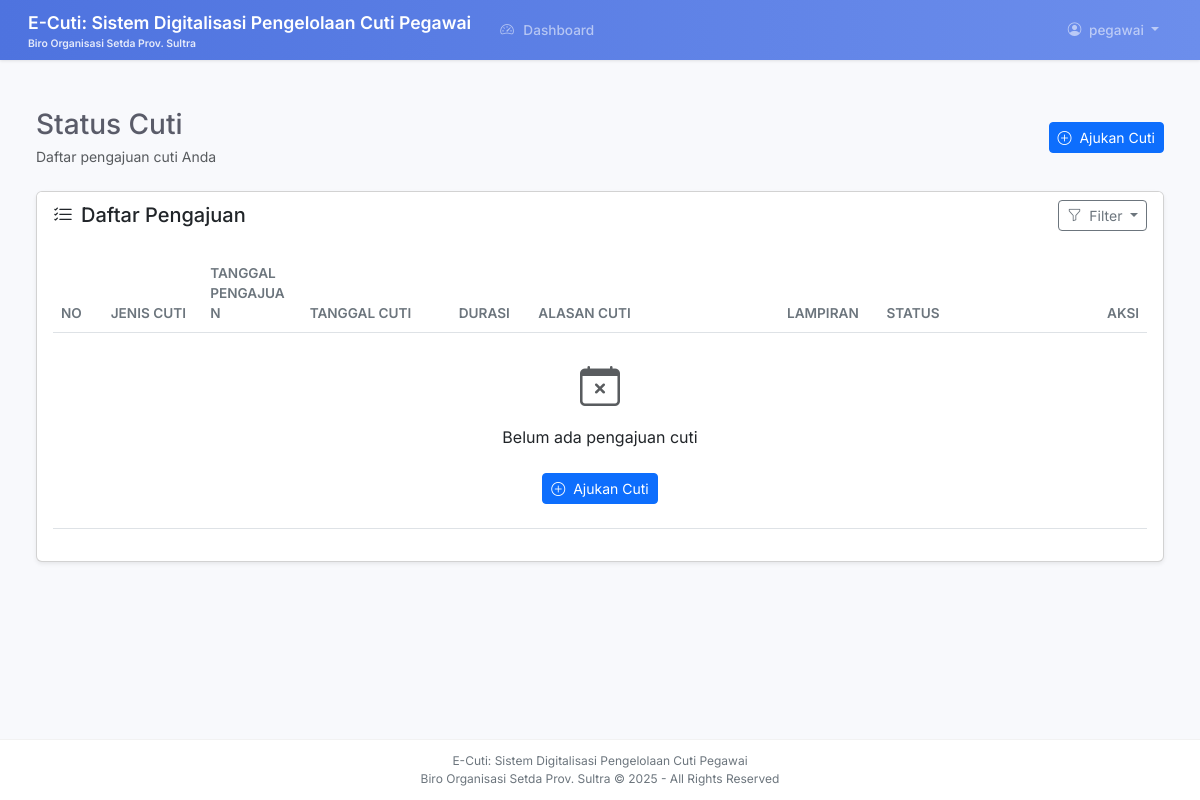
Before: /pegawai/status-cuti (signed in) with the older database file.
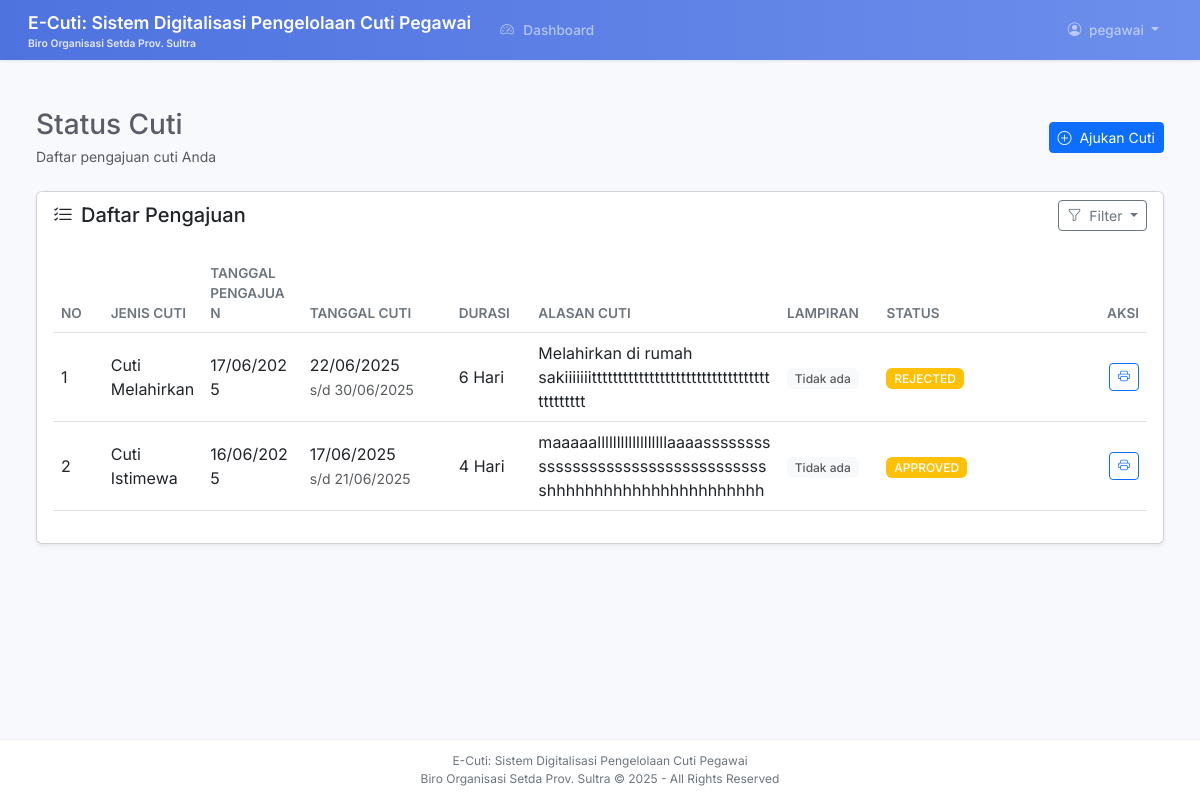
After: the same page with the newer database file.
### models.py (models this page shows, shortened)
class User(UserMixin, db.Model):
    __tablename__ = 'users'
    id = db.Column(db.Integer, primary_key=True)
    nip = db.Column(db.String(20), unique=True, nullable=True)
    username = db.Column(db.String(50), unique=True, nullable=False, index=True)
    password = db.Column(db.String(255), nullable=False)
    email = db.Column(db.String(120), unique=True, nullable=False, index=True)
    email_verified = db.Column(db.Boolean, default=False)
    email_verified_at = db.Column(db.DateTime)
    verification_token = db.Column(db.String(100))
    verification_attempts = db.Column(db.Integer, default=0, nullable=False)
    last_verification_sent = db.Column(db.DateTime, nullable=True)
    reset_token = db.Column(db.String(100))
    reset_token_expiry = db.Column(db.DateTime)
    must_change_password = db.Column(db.Boolean, default=False)
    failed_login_attempts = db.Column(db.Integer, default=0)
    locked_until = db.Column(db.DateTime)
    last_password_change = db.Column(db.DateTime)
    is_active = db.Column(db.Boolean, default=True)
    deactivated_at = db.Column(db.DateTime)
    deactivated_by = db.Column(db.Integer, db.ForeignKey('users.id'))
    deleted_at = db.Column(db.DateTime)
    deleted_by = db.Column(db.Integer, db.ForeignKey('users.id'))
    full_name = db.Column(db.String(100))
    phone = db.Column(db.String(20))
    tempat_lahir = db.Column(db.String(50))
    tanggal_lahir = db.Column(db.Date)
    jenis_kelamin = db.Column(db.String(1))  # 'L' or 'P'
    jabatan = db.Column(db.String(80), nullable=True)
    golongan = db.Column(db.String(10), nullable=True)
    alamat = db.Column(db.String(200), nullable=True)
    foto_profil = db.Column(db.String(120))
    total_cuti = db.Column(db.Integer, default=12)
    sisa_cuti = db.Column(db.Integer, default=12)
    role = db.Column(db.Enum(UserRole), default=UserRole.PEGAWAI, nullable=False)
    atasan_id = db.Column(db.Integer, db.ForeignKey('users.id'))
    created_by = db.Column(db.Integer, db.ForeignKey('users.id'), nullable=True)
    last_login = db.Column(db.DateTime)
    created_at = db.Column(db.DateTime, server_default=func.now())
    updated_at = db.Column(db.DateTime, server_default=func.now(), onupdate=func.now())
    atasan = db.relationship('User', remote_side=[id], foreign_keys=[atasan_id], backref=db.backref('subordinates', lazy='dynamic'))
    creator = db.relationship('User', remote_side=[id], foreign_keys=[created_by], backref=db.backref('created_users', lazy='dynamic'))
    deactivator = db.relationship('User', remote_side=[id], foreign_keys=[deactivated_by])
    deleter = db.relationship('User', remote_side=[id], foreign_keys=[deleted_by])
    cuti_diajukan = db.relationship('Cuti', foreign_keys='Cuti.user_id', back_populates='pemohon', cascade='all, delete-orphan', lazy='dynamic')
    cuti_disetujui = db.relationship('Cuti', foreign_keys='Cuti.atasan_id',  back_populates='penyetuju', lazy='dynamic')
    notifications = db.relationship('Notification', back_populates='user', cascade='all, delete-orphan', lazy='dynamic')
    audit_logs = db.relationship('AuditLog', back_populates='user', lazy='dynamic')
    __table_args__ = (
        Index('idx_user_role', 'role'),
        Index('idx_user_atasan', 'atasan_id'),
        CheckConstraint('total_cuti >= 0', name='ck_user_total_cuti'),
        CheckConstraint('sisa_cuti >= 0', name='ck_user_sisa_cuti'),
        CheckConstraint('email_verified IN (0, 1)', name='ck_user_email_verified'),
        CheckConstraint('is_active IN (0, 1)', name='ck_user_is_active'),
        CheckConstraint('LENGTH(username) >= 3', name='ck_user_username_length'),
        CheckConstraint("email LIKE '%@%.%'", name='ck_user_email_format'),
    )
    role = db.Column(db.Enum(UserRole), default=UserRole.PEGAWAI, nullable=False)

class Cuti(db.Model):
    __tablename__ = 'cuti'
    id = db.Column(db.Integer, primary_key=True)
    user_id = db.Column(db.Integer, db.ForeignKey('users.id'), nullable=False, index=True)
    atasan_id = db.Column(db.Integer, db.ForeignKey('users.id'), nullable=False, index=True)
    jenis_cuti = db.Column(db.Enum(JenisCuti), nullable=False)
    tanggal_mulai = db.Column(db.Date, nullable=False)
    tanggal_selesai = db.Column(db.Date, nullable=False)
    jumlah_hari = db.Column(db.Integer, nullable=False)
    perihal_cuti = db.Column(db.String(255), nullable=False)
    status = db.Column(db.Enum(CutiStatus), default=CutiStatus.PENDING, nullable=False, index=True)
    alasan_penolakan = db.Column(db.Text)
    is_cancelled = db.Column(db.Boolean, default=False)
    cancel_reason = db.Column(db.String(255))
    emergency_contact = db.Column(db.String(100))
    contact_number = db.Column(db.String(20))
    address_during_leave = db.Column(db.Text)
    lampiran = db.Column(db.String(255))
    is_read = db.Column(db.Boolean, default=False, nullable=False)
    status_history = db.Column(db.JSON, default=list)
    created_at = db.Column(db.DateTime, server_default=func.now())
    updated_at = db.Column(db.DateTime, server_default=func.now(), onupdate=func.now())
    deleted_at = db.Column(db.DateTime)
    pemohon = db.relationship('User', foreign_keys=[user_id], back_populates='cuti_diajukan')
    penyetuju = db.relationship('User', foreign_keys=[atasan_id], back_populates='cuti_disetujui')
    __table_args__ = (
        Index('idx_cuti_user', 'user_id'),
        Index('idx_cuti_atasan', 'atasan_id'),
        Index('idx_cuti_status', 'status'),
        Index('idx_cuti_tanggal', 'tanggal_mulai', 'tanggal_selesai'),
        CheckConstraint('tanggal_mulai <= tanggal_selesai', name='check_dates'),
        CheckConstraint('jumlah_hari > 0', name='check_positive_days'),
    )

### routes/pegawai.py (the view)
@pegawai_bp.route('/status-cuti')
@login_required
@role_required(UserRole.PEGAWAI)
def status_cuti():
    Atasan = aliased(User)
    page = request.args.get('page', 1, type=int)
    per_page = 10  # Jumlah item per halaman
    query = db.session.query(Cuti, Atasan.full_name) \
        .join(Atasan, Cuti.atasan_id == Atasan.id) \
        .filter(Cuti.user_id == current_user.id) \
        .order_by(Cuti.created_at.desc())
    pagination = query.paginate(page=page, per_page=per_page, error_out=False)
    daftar_cuti = pagination.items
    formatted_cuti = [{
        'cuti': cuti,
        'atasan_full_name': atasan_name,
        'jenis_cuti_display': cuti.jenis_cuti.value if isinstance(cuti.jenis_cuti, Enum) else cuti.jenis_cuti,
        'status_display': cuti.status.value if isinstance(cuti.status, Enum) else cuti.status
    } for cuti, atasan_name in daftar_cuti]
    return render_template('pegawai/status_cuti.html',
                         cuti_list=formatted_cuti,
                         page=page,
                         per_page=per_page,
                         total_pages=pagination.pages,
                         total=pagination.total)

### templates/pegawai/status_cuti.html (shortened to what this page needs)
{% extends "base.html" %}
{% block content %}
<div class="container-fluid p-4">
    <div class="d-flex justify-content-between align-items-center mb-4">
        <div>
            <h1 class="h3 mb-1 text-gray-800">Status Cuti</h1>
            <p class="mb-0 text-muted small">Daftar pengajuan cuti Anda</p>
        </div>
        <a href="{{ url_for('pegawai.ajukan_cuti') }}" class="btn btn-primary btn-sm">
            <i class="bi bi-plus-circle me-1"></i> Ajukan Cuti
        </a>
    </div>
    <div class="card shadow-sm mb-4">
        <div class="card-header bg-white border-bottom-0 d-flex justify-content-between align-items-center">
            <h5 class="mb-0"><i class="bi bi-list-check me-2"></i>Daftar Pengajuan</h5>
            <div class="dropdown">
                <button class="btn btn-sm btn-outline-secondary dropdown-toggle" type="button" id="filterDropdown" data-bs-toggle="dropdown">
                    <i class="bi bi-funnel me-1"></i> Filter
                </button>
            </div>
        </div>
        <div class="card-body">
            <div class="table-responsive">
                <table class="table table-hover" style="table-layout: fixed;">
                    <thead>
                        <tr>
                            <th style="width: 5%">No</th>
                            <th style="width: 10%">Jenis Cuti</th>
                            <th style="width: 10%">Tanggal Pengajuan</th>
                            <th style="width: 15%">Tanggal Cuti</th>
                            <th style="width: 8%">Durasi</th>
                            <th style="width: 25%">Alasan Cuti</th>
                            <th style="width: 10%">Lampiran</th>
                            <th style="width: 12%">Status</th>
                            <th style="width: 15%" class="text-end">Aksi</th>
                        </tr>
                    </thead>
                    <tbody>
                        {% if cuti_list %}
                        {% for item in cuti_list %}
                        <tr>
                            <td>{{ loop.index + ((page - 1) * per_page) }}</td>
                            <td>{{ item['jenis_cuti_display'] }}</td>
                            <td>{{ item['cuti'].created_at.strftime('%d/%m/%Y') }}</td>
                            <td>
                                {{ item['cuti'].tanggal_mulai.strftime('%d/%m/%Y') }}<br>
                                <small class="text-muted">s/d {{ item['cuti'].tanggal_selesai.strftime('%d/%m/%Y') }}</small>
                            </td>
                            <td>{{ item['cuti'].jumlah_hari }} Hari</td>
                            <td style="word-wrap: break-word; white-space: normal;">
                                {{ item['cuti'].perihal_cuti }}
                            </td>
                            <td>
                                {% if item['cuti'].lampiran %}
                                <a href="{{ url_for('static', filename='uploads/' + item['cuti'].lampiran.split('uploads/')[-1]) }}"
                                   target="_blank"
                                   class="badge bg-light text-dark text-decoration-none">
                                    <i class="bi bi-paperclip me-1"></i> Lihat
                                </a>
                                {% else %}
                                <span class="badge bg-light text-muted">Tidak ada</span>
                                {% endif %}
                            </td>
                            <td>
                                {% set status_color =
                                    'success' if item['cuti'].status == 'APPROVED' else
                                    'danger' if item['cuti'].status == 'REJECTED' else
                                    'warning' %}
                                <span class="badge bg-{{ status_color }}">
                                    {{ item['status_display'] if item['status_display'] in ['PENDING', 'APPROVED', 'REJECTED'] else item['cuti'].status }}
                                </span>
                            </td>
                            <td class="text-end">
                                <div class="btn-group btn-group-sm">
                                    <a href="{{ url_for('pegawai.cetak_surat', cuti_id=item['cuti'].id) }}"
                                       class="btn btn-outline-primary"
                                       target="_blank">
                                        <i class="bi bi-printer"></i>
                                    </a>
                                </div>
                            </td>
                        </tr>
                        {% endfor %}
                        {% else %}
                        <tr>
                            <td colspan="9" class="text-center py-4">
                                <i class="bi bi-calendar-x fs-1 text-muted"></i>
                                <p class="mt-2">Belum ada pengajuan cuti</p>
                                <a href="{{ url_for('pegawai.ajukan_cuti') }}" class="btn btn-primary btn-sm mt-2">
                                    <i class="bi bi-plus-circle me-1"></i> Ajukan Cuti
                                </a>
                            </td>
                        </tr>
                        {% endif %}
                    </tbody>
                </table>
            </div>
        </div>
    </div>
</div>
{% endblock %}

### templates/base.html (shortened to what this page needs)
<!DOCTYPE html>
<html lang="id">
<head>
    <link rel="stylesheet" href="https://cdnjs.cloudflare.com/ajax/libs/font-awesome/6.4.0/css/all.min.css">
    <link rel="stylesheet" href="https://cdn.jsdelivr.net/npm/bootstrap-icons@1.10.0/font/bootstrap-icons.css">
    <link href="https://cdn.jsdelivr.net/npm/bootstrap@5.3.0/dist/css/bootstrap.min.css" rel="stylesheet">
    <link href="https://cdn.jsdelivr.net/npm/fullcalendar@5.11.3/main.min.css" rel="stylesheet">
</head>
<body>
    <nav class="navbar navbar-expand-lg navbar-dark fixed-top bg-primary">
        <div class="container-fluid">
            <a class="navbar-brand" href="{{ url_for('common.dashboard') }}">
                {{ app_name }}
                <span class="navbar-subtitle d-none d-md-inline">{{ organization }}</span>
            </a>
            <div class="collapse navbar-collapse" id="navbarNav">
                <ul class="navbar-nav me-auto">
                    {% if current_user.is_authenticated %}
                        <li class="nav-item">
                            <a class="nav-link" href="{{ url_for('common.dashboard') }}">
                                <i class="bi bi-speedometer2"></i> Dashboard
                            </a>
                        </li>
                    {% endif %}
                </ul>
                <ul class="navbar-nav ms-auto">
                    {% if current_user.is_authenticated %}
                        <li class="nav-item dropdown">
                            <a class="nav-link dropdown-toggle" href="#" id="userDropdown" role="button" data-bs-toggle="dropdown">
                                <i class="bi bi-person-circle me-1"></i>
                                <span class="d-none d-lg-inline">{{ current_user.username }}</span>
                            </a>
                        </li>
                    {% else %}
                        <li class="nav-item">
                            <a href="{{ url_for('auth.login') }}" class="btn btn-outline-light btn-sm">
                                <i class="bi bi-box-arrow-in-right me-1"></i> Login
                            </a>
                        </li>
                    {% endif %}
                </ul>
            </div>
        </div>
    </nav>
    <main class="main-container">
        <div class="container-fluid">
            {% block content %}{% endblock %}
        </div>
    </main>
    <footer>
        <div class="footer-content">
            <div class="footer-brand">{{ app_name }}</div>
            <div class="footer-copyright">{{ organization }} © {{ now.year }} - All Rights Reserved</div>
        </div>
    </footer>
</body>
</html>

Changed rows visible on the page:
added Cuti: jenis_cuti_display "Cuti Melahirkan", cuti.created_at "17/06/2025", cuti.tanggal_mulai "22/06/2025", cuti.tanggal_selesai "30/06/2025", cuti.jumlah_hari "6", cuti.perihal_cuti "Melahirkan di rumah sakiiiiiiittttttttttttttttttttttttttttttttttttttttttt", shows "Tidak ada", status "REJECTED"
added Cuti: jenis_cuti_display "Cuti Istimewa", cuti.created_at "16/06/2025", cuti.tanggal_mulai "17/06/2025", cuti.tanggal_selesai "21/06/2025", cuti.jumlah_hari "4", cuti.perihal_cuti "maaaaallllllllllllllllllaaaasssssssssssssssssssssssssssssssssssshhhhhhhhhhhhhhhhhhhhhhh", shows "Tidak ada", status "APPROVED"
Other visible differences:
text no longer shown: "Belum ada pengajuan cuti Ajukan Cuti"
